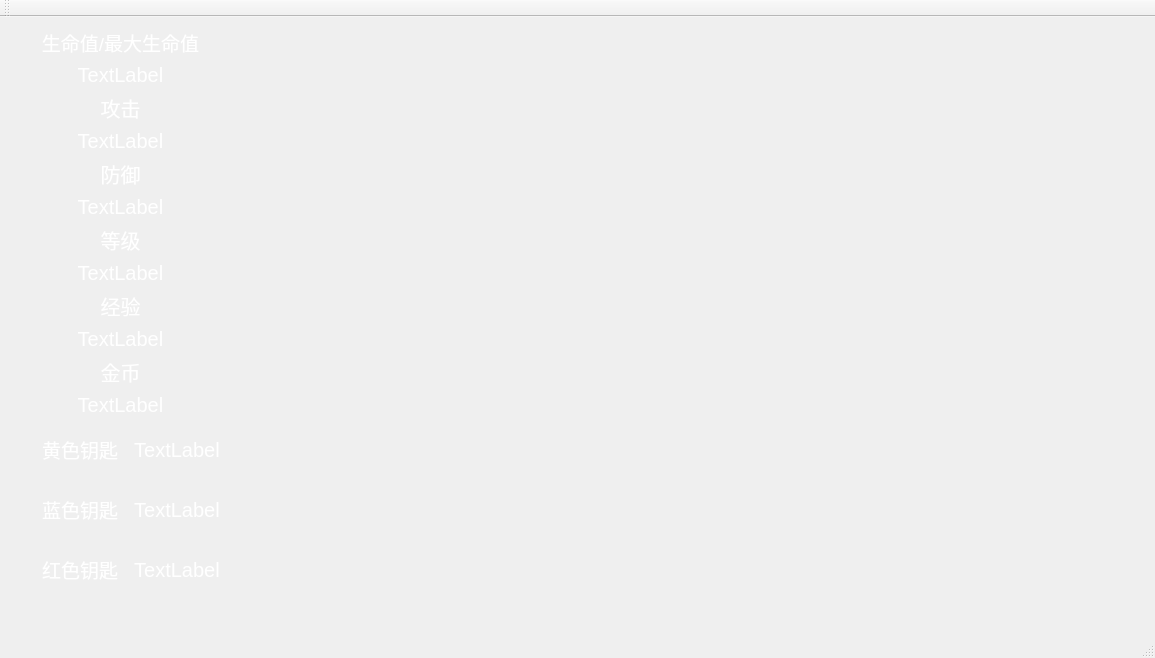
<?xml version="1.0" encoding="UTF-8"?>
<ui version="4.0">
 <class>Map</class>
 <widget class="QMainWindow" name="Map">
  <property name="geometry">
   <rect>
    <x>0</x>
    <y>0</y>
    <width>1155</width>
    <height>658</height>
   </rect>
  </property>
  <property name="windowTitle">
   <string>Map</string>
  </property>
  <widget class="QWidget" name="centralWidget">
   <widget class="QWidget" name="layoutWidget">
    <property name="geometry">
     <rect>
      <x>0</x>
      <y>0</y>
      <width>241</width>
      <height>591</height>
     </rect>
    </property>
    <layout class="QVBoxLayout" name="verticalLayout_3">
     <item>
      <layout class="QVBoxLayout" name="verticalLayout">
       <item>
        <widget class="QLabel" name="label_HP">
         <property name="font">
          <font>
           <family>Arial</family>
           <pointsize>14</pointsize>
          </font>
         </property>
         <property name="text">
          <string>&lt;html&gt;&lt;head/&gt;&lt;body&gt;&lt;p&gt;&lt;span style=&quot; color:#ffffff;&quot;&gt;生命值/最大生命值&lt;/span&gt;&lt;/p&gt;&lt;/body&gt;&lt;/html&gt;</string>
         </property>
         <property name="alignment">
          <set>Qt::AlignCenter</set>
         </property>
        </widget>
       </item>
       <item>
        <widget class="QLabel" name="label_num_HP">
         <property name="font">
          <font>
           <family>Arial</family>
           <pointsize>15</pointsize>
          </font>
         </property>
         <property name="text">
          <string>&lt;html&gt;&lt;head/&gt;&lt;body&gt;&lt;p&gt;&lt;span style=&quot; color:#ffffff;&quot;&gt;TextLabel&lt;/span&gt;&lt;/p&gt;&lt;/body&gt;&lt;/html&gt;</string>
         </property>
         <property name="alignment">
          <set>Qt::AlignCenter</set>
         </property>
        </widget>
       </item>
       <item>
        <widget class="QLabel" name="label_ATK">
         <property name="font">
          <font>
           <family>Arial</family>
           <pointsize>15</pointsize>
          </font>
         </property>
         <property name="text">
          <string>&lt;html&gt;&lt;head/&gt;&lt;body&gt;&lt;p&gt;&lt;span style=&quot; color:#ffffff;&quot;&gt;攻击&lt;/span&gt;&lt;/p&gt;&lt;/body&gt;&lt;/html&gt;</string>
         </property>
         <property name="alignment">
          <set>Qt::AlignCenter</set>
         </property>
        </widget>
       </item>
       <item>
        <widget class="QLabel" name="label_num_ATK">
         <property name="font">
          <font>
           <family>Arial</family>
           <pointsize>15</pointsize>
          </font>
         </property>
         <property name="text">
          <string>&lt;html&gt;&lt;head/&gt;&lt;body&gt;&lt;p&gt;&lt;span style=&quot; color:#ffffff;&quot;&gt;TextLabel&lt;/span&gt;&lt;/p&gt;&lt;/body&gt;&lt;/html&gt;</string>
         </property>
         <property name="alignment">
          <set>Qt::AlignCenter</set>
         </property>
        </widget>
       </item>
       <item>
        <widget class="QLabel" name="label_Def">
         <property name="font">
          <font>
           <family>Arial</family>
           <pointsize>15</pointsize>
          </font>
         </property>
         <property name="text">
          <string>&lt;html&gt;&lt;head/&gt;&lt;body&gt;&lt;p&gt;&lt;span style=&quot; color:#ffffff;&quot;&gt;防御&lt;/span&gt;&lt;/p&gt;&lt;/body&gt;&lt;/html&gt;</string>
         </property>
         <property name="alignment">
          <set>Qt::AlignCenter</set>
         </property>
        </widget>
       </item>
       <item>
        <widget class="QLabel" name="label_num_Def">
         <property name="font">
          <font>
           <family>Arial</family>
           <pointsize>15</pointsize>
          </font>
         </property>
         <property name="text">
          <string>&lt;html&gt;&lt;head/&gt;&lt;body&gt;&lt;p&gt;&lt;span style=&quot; color:#ffffff;&quot;&gt;TextLabel&lt;/span&gt;&lt;/p&gt;&lt;/body&gt;&lt;/html&gt;</string>
         </property>
         <property name="alignment">
          <set>Qt::AlignCenter</set>
         </property>
        </widget>
       </item>
       <item>
        <widget class="QLabel" name="label_Level">
         <property name="font">
          <font>
           <family>Arial</family>
           <pointsize>15</pointsize>
          </font>
         </property>
         <property name="text">
          <string>&lt;html&gt;&lt;head/&gt;&lt;body&gt;&lt;p&gt;&lt;span style=&quot; color:#ffffff;&quot;&gt;等级&lt;/span&gt;&lt;/p&gt;&lt;/body&gt;&lt;/html&gt;</string>
         </property>
         <property name="alignment">
          <set>Qt::AlignCenter</set>
         </property>
        </widget>
       </item>
       <item>
        <widget class="QLabel" name="label_num_Level">
         <property name="font">
          <font>
           <family>Arial</family>
           <pointsize>15</pointsize>
          </font>
         </property>
         <property name="text">
          <string>&lt;html&gt;&lt;head/&gt;&lt;body&gt;&lt;p&gt;&lt;span style=&quot; color:#ffffff;&quot;&gt;TextLabel&lt;/span&gt;&lt;/p&gt;&lt;/body&gt;&lt;/html&gt;</string>
         </property>
         <property name="alignment">
          <set>Qt::AlignCenter</set>
         </property>
        </widget>
       </item>
       <item>
        <widget class="QLabel" name="label_EXP">
         <property name="font">
          <font>
           <family>Arial</family>
           <pointsize>15</pointsize>
          </font>
         </property>
         <property name="text">
          <string>&lt;html&gt;&lt;head/&gt;&lt;body&gt;&lt;p&gt;&lt;span style=&quot; color:#ffffff;&quot;&gt;经验&lt;/span&gt;&lt;/p&gt;&lt;/body&gt;&lt;/html&gt;</string>
         </property>
         <property name="alignment">
          <set>Qt::AlignCenter</set>
         </property>
        </widget>
       </item>
       <item>
        <widget class="QLabel" name="label_num_EXP">
         <property name="font">
          <font>
           <family>Arial</family>
           <pointsize>15</pointsize>
          </font>
         </property>
         <property name="text">
          <string>&lt;html&gt;&lt;head/&gt;&lt;body&gt;&lt;p&gt;&lt;span style=&quot; color:#ffffff;&quot;&gt;TextLabel&lt;/span&gt;&lt;/p&gt;&lt;/body&gt;&lt;/html&gt;</string>
         </property>
         <property name="alignment">
          <set>Qt::AlignCenter</set>
         </property>
        </widget>
       </item>
       <item>
        <widget class="QLabel" name="label_golden">
         <property name="font">
          <font>
           <family>Arial</family>
           <pointsize>15</pointsize>
          </font>
         </property>
         <property name="text">
          <string>&lt;html&gt;&lt;head/&gt;&lt;body&gt;&lt;p&gt;&lt;span style=&quot; color:#ffffff;&quot;&gt;金币&lt;/span&gt;&lt;/p&gt;&lt;/body&gt;&lt;/html&gt;</string>
         </property>
         <property name="alignment">
          <set>Qt::AlignCenter</set>
         </property>
        </widget>
       </item>
       <item>
        <widget class="QLabel" name="label_num_golden">
         <property name="font">
          <font>
           <family>Arial</family>
           <pointsize>15</pointsize>
          </font>
         </property>
         <property name="text">
          <string>&lt;html&gt;&lt;head/&gt;&lt;body&gt;&lt;p&gt;&lt;span style=&quot; color:#ffffff;&quot;&gt;TextLabel&lt;/span&gt;&lt;/p&gt;&lt;/body&gt;&lt;/html&gt;</string>
         </property>
         <property name="alignment">
          <set>Qt::AlignCenter</set>
         </property>
        </widget>
       </item>
      </layout>
     </item>
     <item>
      <layout class="QHBoxLayout" name="horizontalLayout">
       <item>
        <layout class="QVBoxLayout" name="verticalLayout_2">
         <item>
          <widget class="QLabel" name="label">
           <property name="font">
            <font>
             <family>Arial</family>
             <pointsize>14</pointsize>
            </font>
           </property>
           <property name="text">
            <string>&lt;html&gt;&lt;head/&gt;&lt;body&gt;&lt;p&gt;&lt;span style=&quot; color:#ffffff;&quot;&gt;黄色钥匙&lt;/span&gt;&lt;/p&gt;&lt;/body&gt;&lt;/html&gt;</string>
           </property>
           <property name="alignment">
            <set>Qt::AlignRight|Qt::AlignTrailing|Qt::AlignVCenter</set>
           </property>
          </widget>
         </item>
         <item>
          <widget class="QLabel" name="label_2">
           <property name="font">
            <font>
             <family>Arial</family>
             <pointsize>14</pointsize>
            </font>
           </property>
           <property name="text">
            <string>&lt;html&gt;&lt;head/&gt;&lt;body&gt;&lt;p&gt;&lt;span style=&quot; color:#ffffff;&quot;&gt;蓝色钥匙&lt;/span&gt;&lt;/p&gt;&lt;/body&gt;&lt;/html&gt;</string>
           </property>
           <property name="alignment">
            <set>Qt::AlignRight|Qt::AlignTrailing|Qt::AlignVCenter</set>
           </property>
          </widget>
         </item>
         <item>
          <widget class="QLabel" name="label_3">
           <property name="font">
            <font>
             <family>Arial</family>
             <pointsize>14</pointsize>
            </font>
           </property>
           <property name="text">
            <string>&lt;html&gt;&lt;head/&gt;&lt;body&gt;&lt;p&gt;&lt;span style=&quot; color:#ffffff;&quot;&gt;红色钥匙&lt;/span&gt;&lt;/p&gt;&lt;/body&gt;&lt;/html&gt;</string>
           </property>
           <property name="alignment">
            <set>Qt::AlignRight|Qt::AlignTrailing|Qt::AlignVCenter</set>
           </property>
          </widget>
         </item>
        </layout>
       </item>
       <item>
        <layout class="QVBoxLayout" name="verticalLayout_5">
         <item>
          <widget class="QLabel" name="label_num_yellow_key">
           <property name="font">
            <font>
             <family>Arial</family>
             <pointsize>15</pointsize>
            </font>
           </property>
           <property name="text">
            <string>&lt;html&gt;&lt;head/&gt;&lt;body&gt;&lt;p&gt;&lt;span style=&quot; color:#ffffff;&quot;&gt;TextLabel&lt;/span&gt;&lt;/p&gt;&lt;/body&gt;&lt;/html&gt;</string>
           </property>
           <property name="alignment">
            <set>Qt::AlignCenter</set>
           </property>
          </widget>
         </item>
         <item>
          <widget class="QLabel" name="label_num_blue_key">
           <property name="font">
            <font>
             <family>Arial</family>
             <pointsize>15</pointsize>
            </font>
           </property>
           <property name="text">
            <string>&lt;html&gt;&lt;head/&gt;&lt;body&gt;&lt;p&gt;&lt;span style=&quot; color:#ffffff;&quot;&gt;TextLabel&lt;/span&gt;&lt;/p&gt;&lt;/body&gt;&lt;/html&gt;</string>
           </property>
           <property name="alignment">
            <set>Qt::AlignCenter</set>
           </property>
          </widget>
         </item>
         <item>
          <widget class="QLabel" name="label_num_red_key">
           <property name="font">
            <font>
             <family>Arial</family>
             <pointsize>15</pointsize>
            </font>
           </property>
           <property name="text">
            <string>&lt;html&gt;&lt;head/&gt;&lt;body&gt;&lt;p&gt;&lt;span style=&quot; color:#ffffff;&quot;&gt;TextLabel&lt;/span&gt;&lt;/p&gt;&lt;/body&gt;&lt;/html&gt;</string>
           </property>
           <property name="alignment">
            <set>Qt::AlignCenter</set>
           </property>
          </widget>
         </item>
        </layout>
       </item>
      </layout>
     </item>
    </layout>
   </widget>
  </widget>
  <widget class="QMenuBar" name="menuBar">
   <property name="geometry">
    <rect>
     <x>0</x>
     <y>0</y>
     <width>1155</width>
     <height>26</height>
    </rect>
   </property>
  </widget>
  <widget class="QToolBar" name="mainToolBar">
   <attribute name="toolBarArea">
    <enum>TopToolBarArea</enum>
   </attribute>
   <attribute name="toolBarBreak">
    <bool>false</bool>
   </attribute>
  </widget>
  <widget class="QStatusBar" name="statusBar"/>
 </widget>
 <layoutdefault spacing="6" margin="11"/>
 <resources/>
 <connections/>
</ui>
